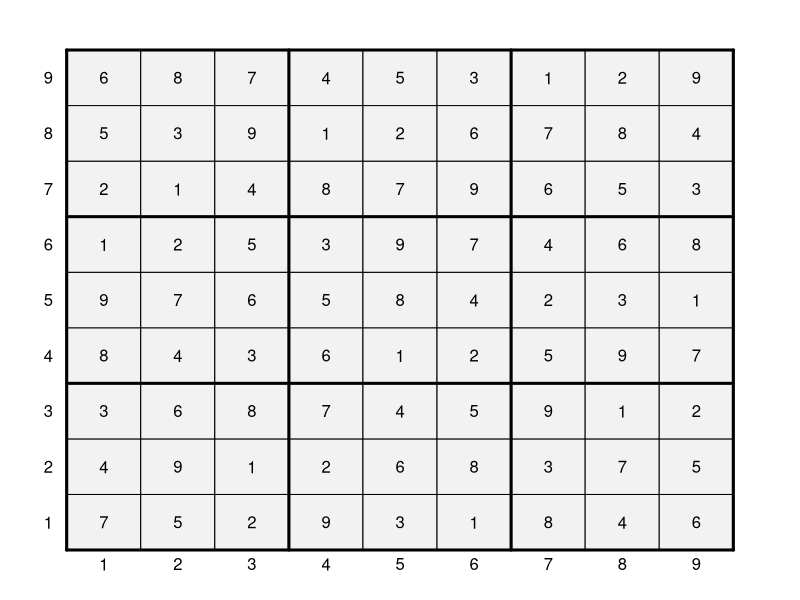
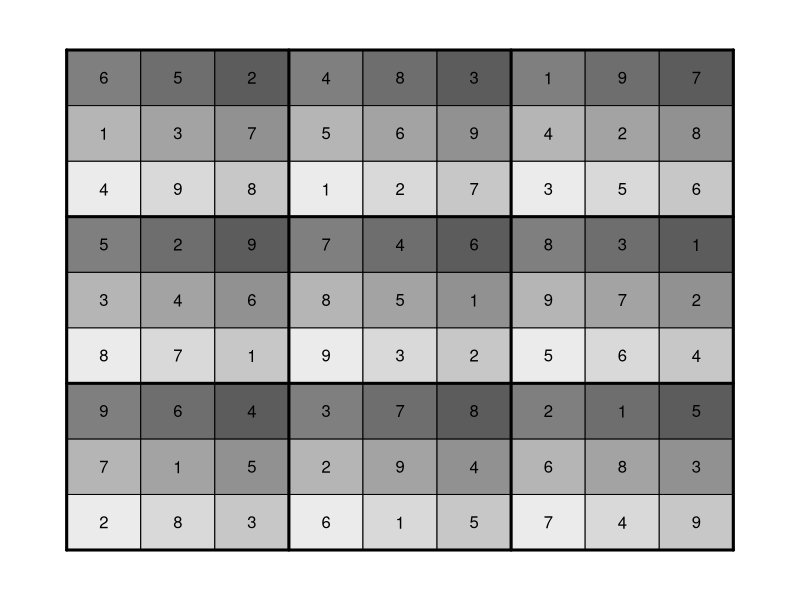
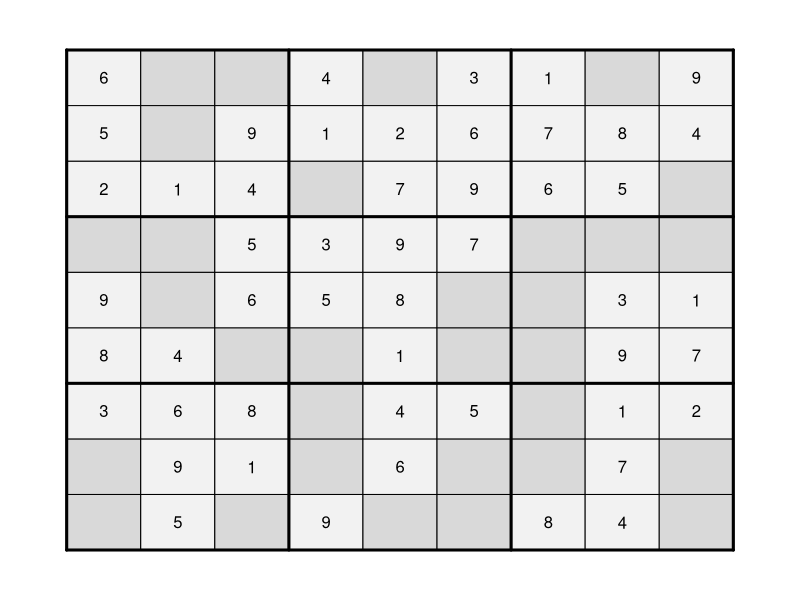
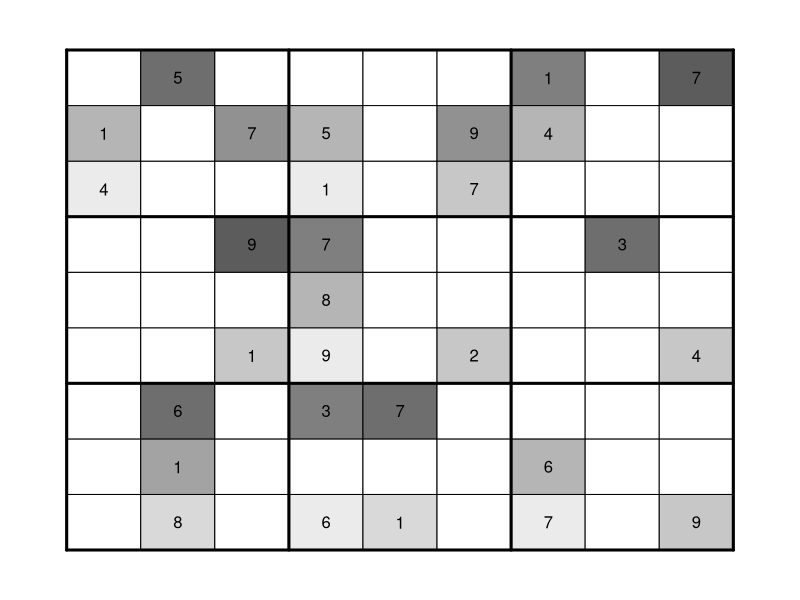
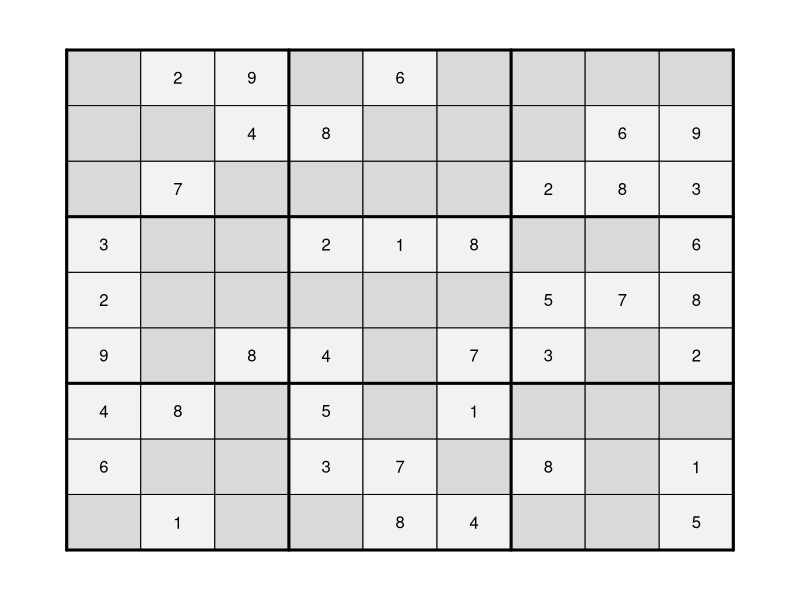
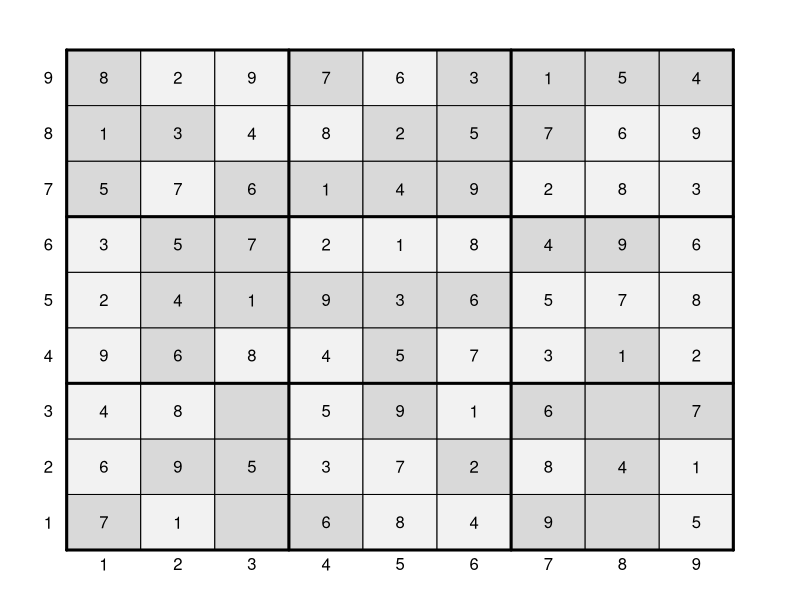
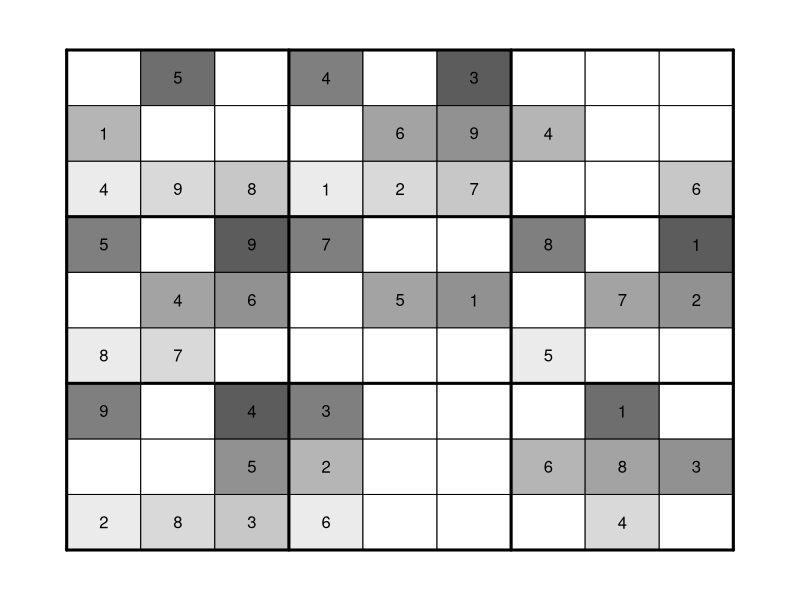
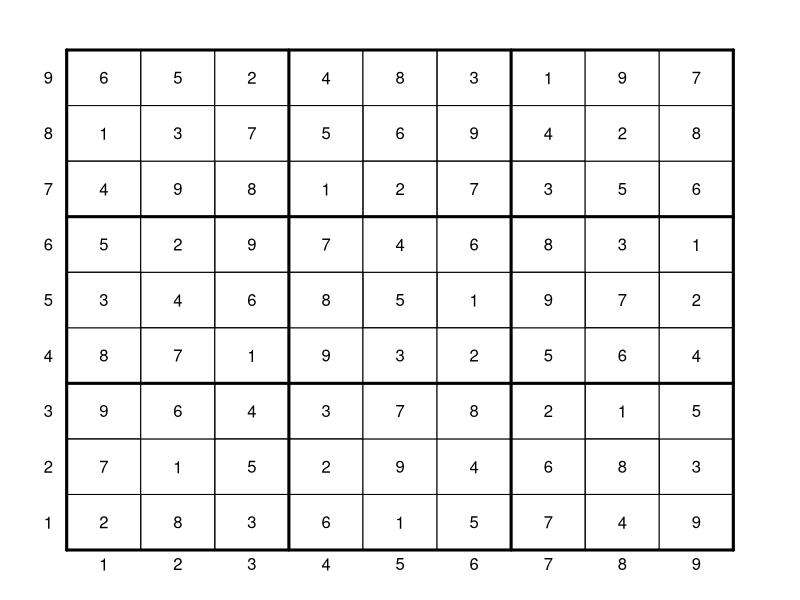

R code for these plots, in order:
# sudoku Generator

rm(list=ls())

# tsudoku draws a sudoku table
tsudoku <- function(seed=NULL, attempt=1, ultimate=F, iterate=T){
        
        blocks <- list() # Create a list of blocks that cannot share set elements.
        
        blocks$rows <- matrix(rep(1:9, times=9), nrow=9,ncol=9)
        blocks$cols <- matrix(rep(1:9, each=9), nrow=9,ncol=9)
        
        # Define a little function that will simply our box identifier code
        re3 <- function(x) rep(rep(x,each=3),3)
        blocks$box  <-  matrix(c(re3(1:3), re3(4:6), re3(7:9)), nrow=9,ncol=9)
        
        # Define a new block setup in which each square within each 3x3 cannot
        # have the same element as any of the other squares occupying the same
        # space in any other 3x3 matrix
        re3b <- function(x) rep(rep(x),3)
        if (ultimate) blocks$ultimate <- matrix(c(re3b(1:3), re3b(4:6), re3b(7:9)), nrow=9,ncol=9)
        
        Fset <- 1:9 # Each set is drawn from 1:9
        
        # Remove a set from another set
        ss <- function(set,less) set[!set%in%less]
        
        
        if (!is.null(seed)) set.seed(seed)
        fail <- F # An indicator that this randomized search has failed.
        
        sgrid <- matrix(NA,nrow=9,ncol=9)
        # Loop through each individual cell but only if we have not failed
        for (i in 1:nrow(sgrid)) for (ii in 1:ncol(sgrid)) if (!fail) {
                tset <- Fset # tset is a temporary set
                for (iii in 1:length(blocks)) {
                        tblock <- blocks[[iii]] # Temporary block
                        type <- tblock[i,ii]    # Identify type of current cell
                        values <- c(sgrid[tblock==type]) # Grab values from other cells
                        tset <- ss(tset, values) # reduce tset by any values observed in blocks
                }
                if (length(tset)==0) fail=T # If we ran out of feasible values then we have failed
                if (length(tset)>0) sgrid[i,ii] <- sample(rep(tset,2),1) 
                # Repeat twice so that we neven have a input value of length 1.
        }
        # Check if our algorithm found a solution
        if (fail) {
                if (iterate) {
                        cat(paste("Attempt",attempt,"failed\n"))
                        return(tsudoku(attempt=attempt+1, ultimate=ultimate, iterate=iterate))
                }
                if (!iterate) return("Fail")
        } else {
                returner <- list(sgrid=sgrid, blocks=blocks, ultimate=ultimate, attempt=attempt)
                class(returner) <- "sudoku"
                return(returner)
        }
}

s1 <- tsudoku() # This usually takes between 50-500 attempts
# It gives up before 

# Ultimate sudoku in which each respective square in the 3x3 grid
# cannot share a value with any other 3x3 grid of the same place is
# much harder to solve and usually takes between 3k and 10k attempts 
# before finding a solution. 20-30 seconds
s2="Fail"
attempt = 0
while (length(s2)==1) {
        s2 <- tsudoku(ultimate=T, iterate=F)
        attempt = attempt+1
        print(attempt)
}

print.sudoku <- function(sudo) {
        if (!is.null(sudo$ultimate)) cat(paste0("ultimate=",sudo$ultimate,"\n"))
        print("sgrid")
        print(sudo$sgrid)
        if (!is.null(sudo$mgrid)) {
                print("mgrid")
                print(sudo$mgrid)
        }
        # If problem has been solved, insert solution
        if (!is.null(sudo$fgrid)) {
                print("fgrid")
                print(sudo$fgrid)  
        }
        if (!is.null(sudo$s0steps)) {
                print("s0steps")
                print(sudo$s0steps)  
        }
}

print(s2)

# Define a plot function for sudoku
plot.sudoku <- function(sudo, mar=rep(0,4), axes=F, labels=F) {
        stable <- sudo$sgrid
        mgrid <- sudo$mgrid
        if (length(mgrid)==0) mgrid <- stable*0
        oldpar <- par(mar=mar) # Set up table parameters
        
        # Ititiate and Empty Plot
        plot(0:10,0:10, type="n",axes=axes)
        
        for (i in 1:9) for (ii in 1:9) {
                backcol=grey(.95)
                if (mgrid[i,ii]!=0) backcol=grey(.85)
                
                if (!is.null(sudo$ultimate)) if (sudo$ultimate) {
                        backcol=grey(.99-(sudo$blocks$ultimate[i,ii])*.07)
                        if (mgrid[i,ii]!=0) backcol=grey(1)
                }
                polygon(c(i-.5,i-.5,i+.5,i+.5), 
                        c(ii-.5,ii+.5,ii+.5,ii-.5), col=backcol)
        }
        
        # Insert numbers
        for (i in 1:9) for (ii in 1:9) 
                if (mgrid[i,ii]==0) text(i,ii,stable[i,ii],offset=0)
        
        # If problem has been solved, insert solution
        if (!is.null(sudo$fgrid)) for (i in 1:9) for (ii in 1:9) 
                if (sudo$fgrid[i,ii]!=0) text(i,ii,sudo$fgrid[i,ii],offset=0)
        
        # For reference it might be useful to stick in row and colum numbers
        if (labels) for (i in 1:9) {
                text(.25,i,i,offset=0)
                text(i,.25,i,offset=0)
        }
        
        # Plot Heavy Lines
        for (i in seq(.5,9.5,3)) {
                lines(c(.5,9.5),c(i,i), lwd=3)
                lines(c(i,i),c(.5,9.5), lwd=3)
        }
        
        par(oldpar)
}

plot(s1, labels=T)
plot(s2)

# Now generate the gaps
sudo.gaps <- function(sudo, inference.mean=4, inference.max=10) {
        sgrid <- sudo$sgrid       # grab the grid
        mgrid <- igrid <- sgrid*0 # and define a grid for missing and for inference
        # inference being the number of missing slots that
        # a particular square has after taking into account
        # all overlapping squares
        
        blocks <- sudo$blocks
        
        while (mean(igrid)<inference.mean) {
                tigrid <- igrid # temporary igrid
                tmgrid <- mgrid # temporary mgrid
                
                provisional <- c(sample(1:9,1), sample(1:9,1))
                
                tmgrid[provisional[1],provisional[2]] <- 1
                tsgrid <- sgrid*(1-tmgrid) # temporary sgrid
                
                for (i in 1:9) for (ii in 1:9) {
                        tset <- NULL
                        for (iii in 1:length(blocks)) {
                                tblock <- blocks[[iii]] # Temporary block
                                type <- tblock[i,ii]    # Identify type of current cell
                                values <- c(tsgrid[tblock==type]) # Grab values from other cells
                                tset <- unique(c(tset, values)) # combine 
                        }
                        tigrid[i,ii] <- 9-sum(tset!=0)
                }
                
                if (max(tigrid)<=inference.max) {
                        igrid <- tigrid
                        mgrid <- tmgrid
                }
        }
        sudo$mgrid <- mgrid 
        sudo$igrid <- igrid
        
        return(sudo)  
}

# Control the difficulty of the tables by setting the inference mean
# The higher the number the more spaces there will be.
s1 <- sudo.gaps(s1, inference.mean=1, inference.max=2)
plot(s1)
sum(s1$mgrid)

s2 <- sudo.gaps(s2, inference.mean=3, inference.max=5)
plot(s2)
# We can see that ultimate sudoku has a few more missing spaces for
# the mean inference because inference can be made using 4 dimensions rather
# than 3.
sum(s2$mgrid)

solver.sudoku <- function(sudo, ...) {
        mgrid <- sudo[["mgrid"]]
        tigrid <- sgrid <- fgrid <- mgrid*0
        
        sgrid[!mgrid] <- sudo[["sgrid"]][!mgrid]
        
        blocks <- sudo[["blocks"]]
        
        solver(sgrid=sgrid, mgrid=mgrid, blocks=blocks, ultimate=sudo$ultimate, ...)
}

solver <- function(sgrid, mgrid=NULL, noisily=F, blocks=list(), smatch=10, ultimate=F) {
        if (length(blocks)==0) { # If blocks is empty fill it
                blocks$rows <- matrix(rep(1:9, times=9), nrow=9,ncol=9)
                blocks$cols <- matrix(rep(1:9, each=9), nrow=9,ncol=9)
                re3 <- function(x) rep(rep(x,each=3),3)
                blocks$box  <-  matrix(c(re3(1:3), re3(4:6), re3(7:9)), nrow=9,ncol=9)
        }
        
        if (all(is.null(mgrid))) {
                mgrid <- sgrid*0
                mgrid[(sgrid==0)|is.na(sgrid)] <- 1
        }
        
        fgrid <- sgrid*0
        
        sgrid0 <- sgrid
        mgrid0 <- mgrid
        
        s0steps <- 0 # Count the number of steps using strategy 0
        
        j <- 0
        while ((sum(mgrid)>0)&(j<smatch)) {
                j <- j+1
                
                for (i in 1:9) for (ii in 1:9) if (sgrid[i,ii]==0) {
                        tset <- NULL # A temporary set to hold chosen values
                        for (iii in 1:length(blocks)) if (mgrid[i,ii]) {
                                tblock <- blocks[[iii]] # Temporary block
                                type <- tblock[i,ii]    # Identify type of current cell
                                values <- c(sgrid[tblock==type]) # Grab values from other cells
                                tset <- unique(c(tset, values)) # combine 
                        }
                        remainder <- (1:9)[!(1:9 %in% tset)]
                        if (length(remainder)==1) {
                                mgrid[i,ii] <- 0
                                sgrid[i,ii] <- fgrid[i,ii] <- remainder
                                if (noisily) print(paste("Round",j,"-sub out", i, ii, "with", fgrid[i,ii]))
                                s0steps <- s0steps + 1
                        }
                }}
        
        sudo <- list(sgrid=sgrid0, mgrid=mgrid0, s0steps=s0steps, 
                     fgrid=fgrid , ultimate=ultimate)  
        class(sudo) <- "sudoku"
        return(sudo)
}

s1 <- tsudoku()

s1 <- sudo.gaps(s1, inference.mean=2, inference.max=3)
plot(s1)

ss1 <- solver.sudoku(s1, noisily=T)
plot(ss1, labels=T)

s2 <- sudo.gaps(s2, inference.mean=1.25, inference.max=2)
plot(s2)

ss2 <- solver.sudoku(s2, noisily=T)
plot(ss2, labels=T)